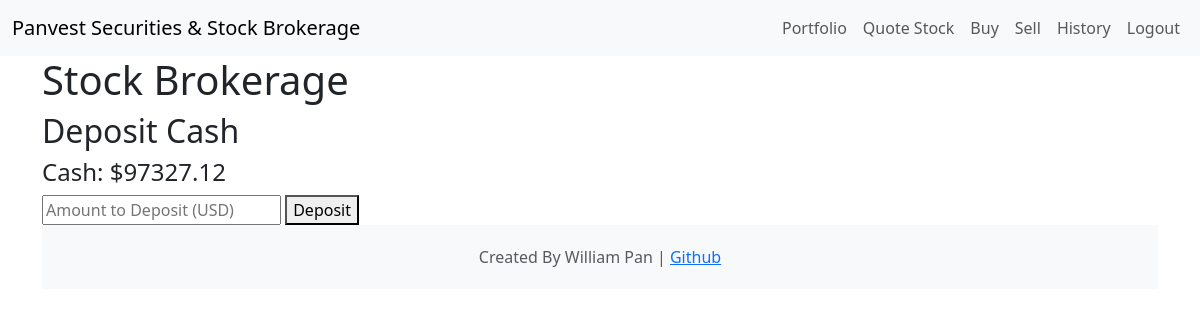
The app's page /deposit (signed in), older data.
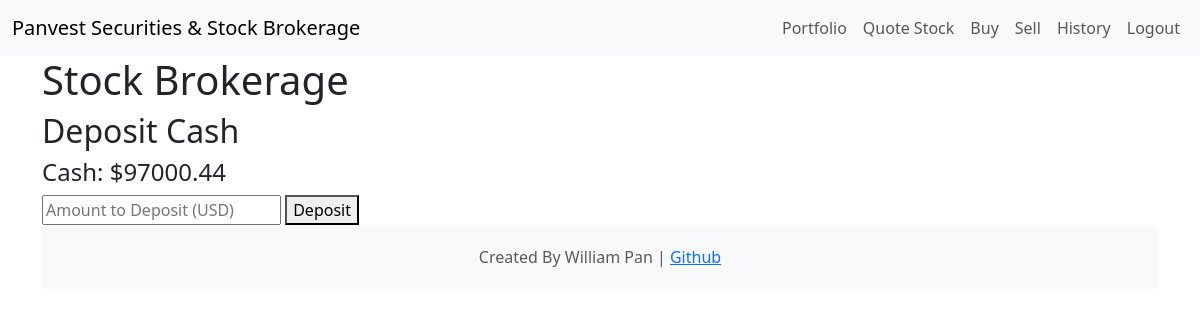
The same page, newer data.
### app.py (models this page shows)
class User(db.Model):
    id = db.Column(db.Integer, primary_key=True)
    username = db.Column(db.String(80), unique=True, nullable=False)
    hash_password = db.Column(db.String(128), nullable=False)
    cash = db.Column(db.Float, default=0.0, nullable =False)

### app.py (the view)
@app.route("/deposit", methods=["GET","POST"])
@require_login
def depsoit():
    if request.method == "POST":
        cash_to_deposit = request.form.get("cash_to_deposit")
        user = db.session.execute(db.select(User).filter_by(id=session["user_id"])).scalar_one_or_none()
        current_cash = user.cash
        new_cash = current_cash + float(cash_to_deposit)
        user.cash = new_cash
        db.session.commit()
        return redirect("/")
    else:
        user = db.session.execute(db.select(User).filter_by(id=session["user_id"])).scalar_one_or_none()
        current_cash = user.cash
        return render_template("deposit.html", current_cash=current_cash, active_page='deposit')

### app.py (called while the page is built)
@app.after_request
def after_request(response):
    response.headers["Cache-Control"] = "no-cache, no-store, must-revalidate"
    response.headers["Expires"] = 0
    response.headers["Pragma"] = "no-cache"
    return response

### login.py (called while the page is built)
def require_login(function):
    @wraps(function)
    def decorated_function(*args, **kwargs):
        if session.get("user_id") is None:
            return redirect("/login")
        return function(*args, **kwargs)
    return decorated_function

### templates/deposit.html (shortened to what this page needs)
{% extends "base.html" %}
{% block header %}
    Deposit Cash
{% endblock %}
{% block body %}
<h4>Cash: ${{current_cash}}</h4>
<form action="/deposit" method="post">
    <input autocomplete="off" name="cash_to_deposit" placeholder="Amount to Deposit (USD)" type="number" step = "0.01" min="0" required>
    <button type="submit">Deposit</button>
</form>
{% endblock %}

Row changes from the older to the newer data that the page shows:
changed User: cash "97327.12" → "97000.44"
